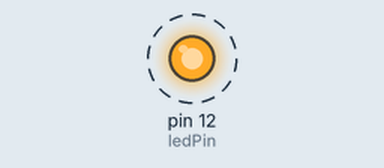
Simulated run of this sketch. Board: Arduino Uno, built with avr-gcc and run on an emulated ATmega328P. Parts: output pins drawn as LEDs (lit = HIGH). Dashed ring = blinking. What the sketch prints to the serial monitor is not drawn.

Above: at 0.5 s.
Timing chart, 0 to 4.6 s (numbered marks = the images above):
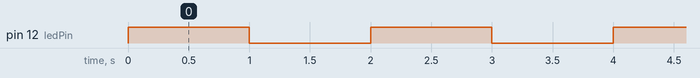

The sketch:

blinkingled.ino
```cpp
int ledPin = 12;

void setup()
{
  Serial.begin(9600);
  pinMode(ledPin , OUTPUT);
}

void loop()
{
  start();
  delay(1000);
  stop();
  delay(1000);
}

void start() {
  Serial.println("Start...");
  digitalWrite(ledPin, HIGH);
}

void stop(){
  Serial.println("Stop...");
  digitalWrite(ledPin, LOW);
}
```

Measured:
- by itself, pin 12 (ledPin): alternates HIGH for 1.0 s and LOW for 1.0 s
